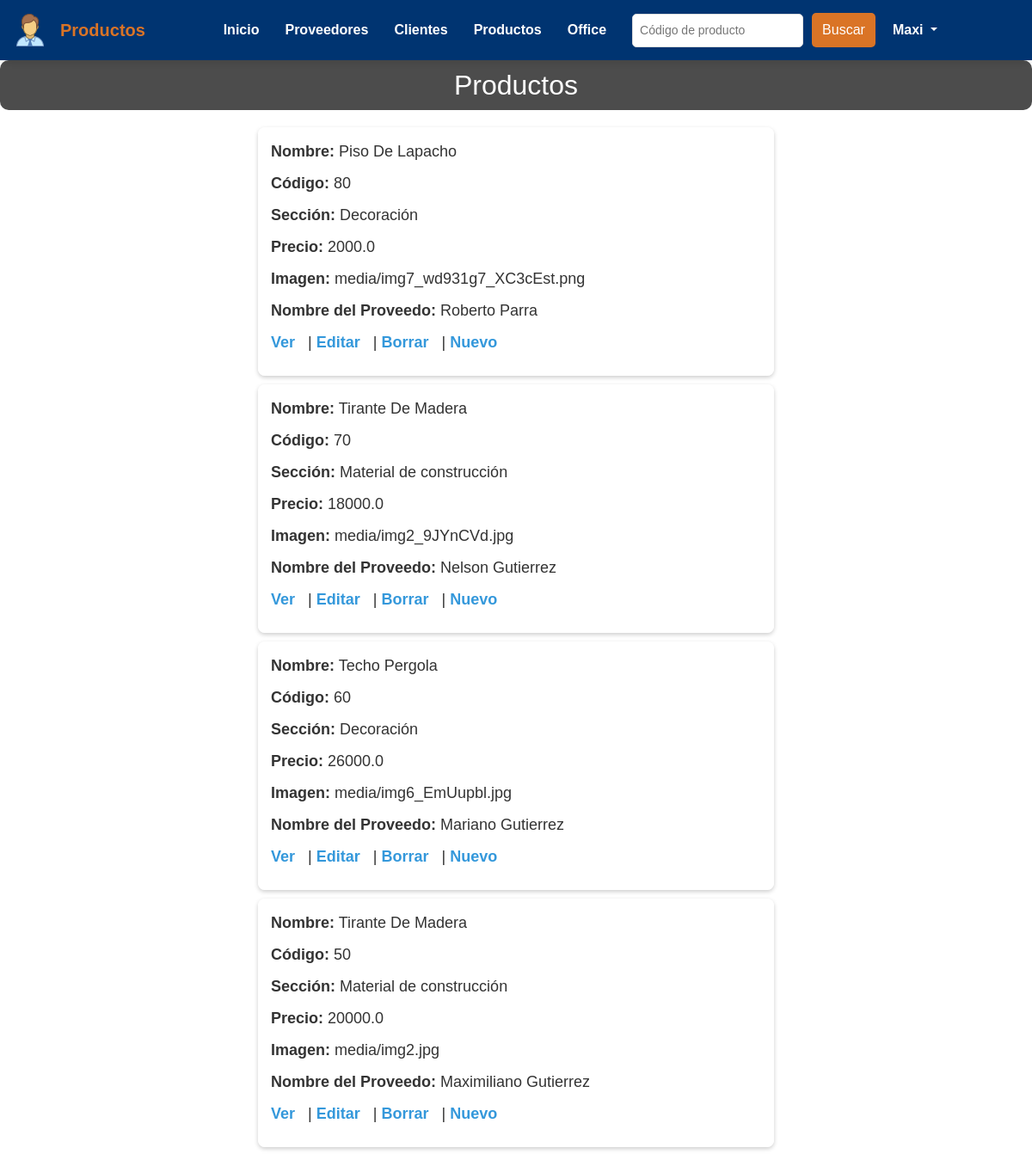
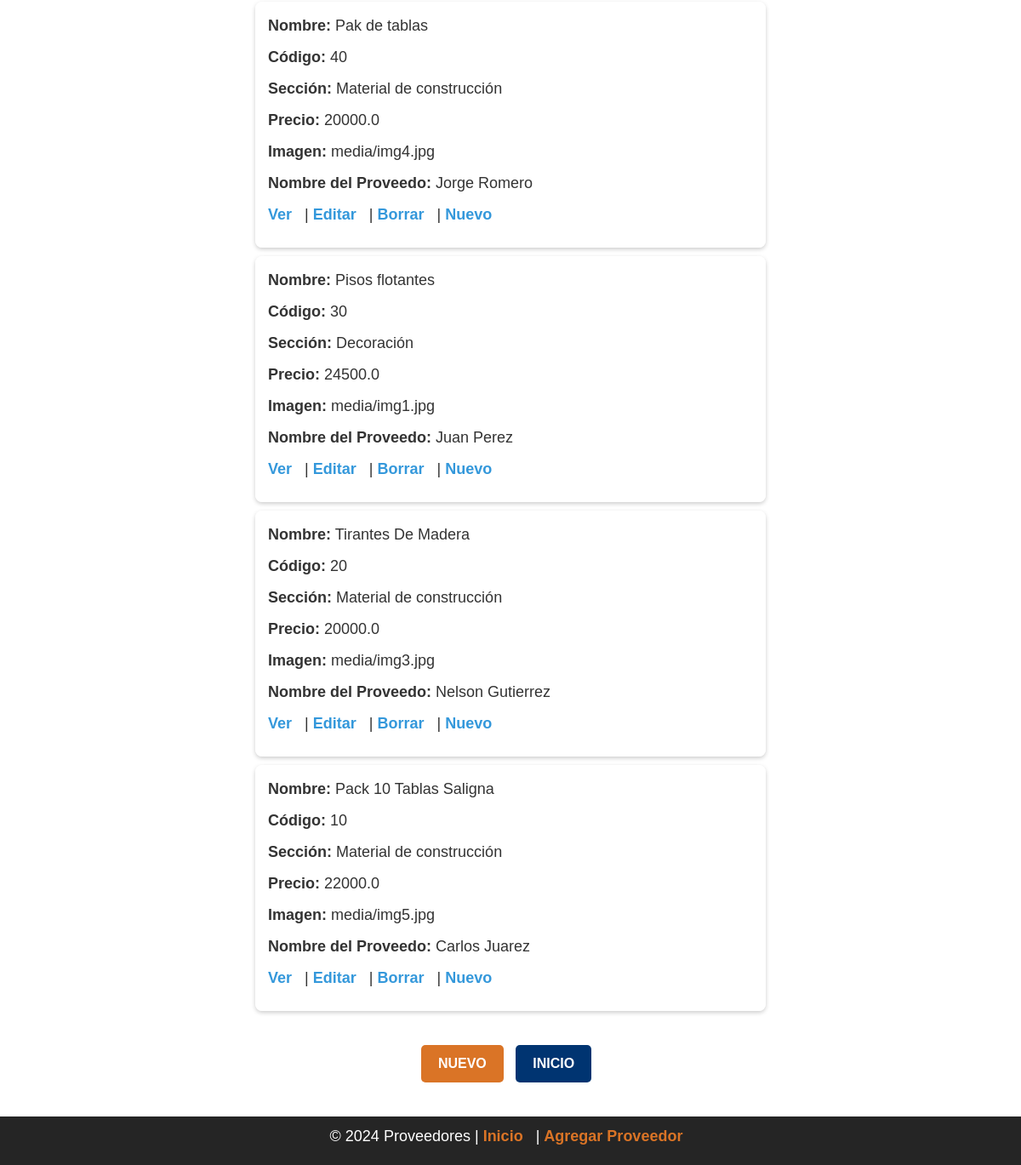
The page /app/producto/list (signed in) on the database its author committed (2 pictures, top to bottom).
### app/models.py (models this page shows, shortened)
class Productos(models.Model):
    nombre = models.CharField(max_length=30)
    codigo = models.IntegerField()
    seccion = models.ForeignKey('CategoriaProd', on_delete=models.CASCADE)  # Relación con CategoriaProd
    imagen = models.ImageField(upload_to="media", null=True, blank=True)
    precio = models.FloatField()
    proveedor = models.ForeignKey('Proveedores', on_delete=models.CASCADE)  # Relación con Proveedores
    created_at = models.DateTimeField(auto_now_add=True)
    created = models.DateTimeField(auto_now_add=True)
    update = models.DateTimeField(auto_now_add=True)
    class Meta:
        verbose_name ="categoriaProd"
        verbose_name_plural ="categoriaProd"

class CategoriaProd(models.Model):
    nombre = models.CharField(max_length=30)
    created = models.DateTimeField(auto_now_add=True)
    update = models.DateTimeField(auto_now_add=True)
    class Meta:
        verbose_name ="categoriaProd"
        verbose_name_plural ="categoriaProd"
    def __str__(self):
        return self.nombre

class Proveedores(models.Model):
    nombre = models.CharField(max_length=30)
    apellido = models.CharField(max_length=30)
    direccion = models.CharField(max_length=50)
    email = models.EmailField()
    telefono = models.CharField(max_length=30)
    created_at = models.DateTimeField(auto_now_add=True)
    def __str__(self):
        return f"{self.nombre} {self.apellido}"

### app/views.py (the view)
# urls.py: path('producto/list', views.ProductosList.as_view(), name='List_product'),
class ProductosList(LoginRequiredMixin,ListView):
    model = Productos
    template_name = "appt/producto_list.html"
    context_object_name = "object_list"
    def get_queryset(self):
        return Productos.objects.all().order_by('-created_at')

### carro/context_processor.py (called while the page is built)
def importe_total_carro(request):
    total = 0
    if "carro" in request.session:
        for key, value in request.session["carro"].items():
            total=total+float(value["precio"])
    return {"importe_total_carro": total}

### app/templates/appt/producto_list.html (shortened to what this page needs)
{% load static %}
<!DOCTYPE html>
<html lang="es">
<head>
     <link rel="stylesheet" href="https://cdnjs.cloudflare.com/ajax/libs/font-awesome/6.0.0-beta3/css/all.min.css">
     <link href="https://cdnjs.cloudflare.com/ajax/libs/bootstrap/5.3.0/css/bootstrap.min.css" rel="stylesheet">
</head>
<body>
    <div class="navbar">
        <div class="navbar-logo">
            <img src="{% static 'appt/images/logo1.png' %}" alt="Logo">
            <span>Productos</span>
        </div>
        <div class="navbar-links">
            <a href="{% url 'padre' %}">Inicio</a>
            <a href="{% url 'List' %}">Proveedores</a>
            <a href="{% url 'List_client' %}">Clientes</a>
            <a href="">Productos</a>
            <a href="https://www.office.com/?auth=1">Office</a>
              <form action="/app/buscar/" method="get" class="search-form">
                <input type="number" name="codigo" placeholder="Código de producto" required>
                <input type="submit" value="Buscar">
            </form>
             <div class="nav-item dropdown">
                {% if request.user.is_authenticated %}
                    <a class="nav-link dropdown-toggle" href="#" id="userDropdown" role="button" data-bs-toggle="dropdown" aria-expanded="false">
                        {{ request.user.username }}
                    </a>
                {% endif %}
            </div>
        </div>
    </div>
    <div>
        <h2>Productos</h2>
        <ul>
            {% for producto in object_list %}
            <li>
                <p><strong>Nombre:</strong> {{ producto.nombre }}</p>
                <p><strong>Código:</strong> {{ producto.codigo }}</p>
                <p><strong>Sección:</strong> {{ producto.seccion }}</p>
                <p><strong>Precio:</strong> {{ producto.precio }}</p>
                <p><strong>Imagen:</strong> {{ producto.imagen }}</p>
                <p><strong>Nombre del Proveedo:</strong> {{ producto.proveedor }}</p>
                <p>
                    <a href="{% url 'producto_Detail' producto.id %}">Ver</a> |
                    <a href="{% url 'producto_Edit' producto.id %}">Editar</a> |
                    <a href="{% url 'producto_Delete' producto.id %}">Borrar</a> |
                    <a href="{% url 'producto_New' %}">Nuevo</a>
                </p>
            </li>
            {% endfor %}
        </ul>
        <div class="button-container">
            <a href="{% url 'producto_New' %}" class="btn-new">Nuevo</a>
            <a href="{% url 'padre' %}" class="btn-home">Inicio</a>
        </div>
    </div>
    <footer>
        <p>&copy; 2024 Proveedores | <a href="{% url 'padre' %}">Inicio</a> | <a href="{% url 'New' %}">Agregar Proveedor</a></p>
    </footer>
</body>
</html>

### rows shown on the page
Productos: nombre "Piso De Lapacho", codigo "80", seccion "Decoración", precio "2000.0", imagen "media/img7_wd931g7_XC3cEst.png", proveedor "Roberto Parra"
Productos: nombre "Tirante De Madera", codigo "70", seccion "Material de construcción", precio "18000.0", imagen "media/img2_9JYnCVd.jpg", proveedor "Nelson Gutierrez"
Productos: nombre "Techo Pergola", codigo "60", seccion "Decoración", precio "26000.0", imagen "media/img6_EmUupbl.jpg", proveedor "Mariano Gutierrez"
Productos: nombre "Tirante De Madera", codigo "50", seccion "Material de construcción", precio "20000.0", imagen "media/img2.jpg", proveedor "Maximiliano Gutierrez"
Productos: nombre "Pak de tablas", codigo "40", seccion "Material de construcción", precio "20000.0", imagen "media/img4.jpg", proveedor "Jorge Romero"
Productos: nombre "Pisos flotantes", codigo "30", seccion "Decoración", precio "24500.0", imagen "media/img1.jpg", proveedor "Juan Perez"
Productos: nombre "Tirantes De Madera", codigo "20", seccion "Material de construcción", precio "20000.0", imagen "media/img3.jpg", proveedor "Nelson Gutierrez"
Productos: nombre "Pack 10 Tablas Saligna", codigo "10", seccion "Material de construcción", precio "22000.0", imagen "media/img5.jpg", proveedor "Carlos Juarez"

### other values the page prints
{{ request.user.username }} "Maxi"
